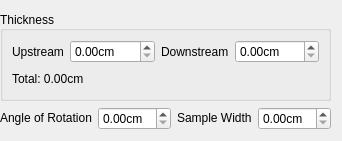
                         <widget class="QWidget" name="page_6">
                          <layout class="QVBoxLayout" name="verticalLayout_42">
                           <property name="leftMargin">
                            <number>0</number>
                           </property>
                           <item>
                            <widget class="QGroupBox" name="thicknessGroupBox_2">
                             <property name="styleSheet">
                              <string notr="true"/>
                             </property>
                             <property name="title">
                              <string>Thickness</string>
                             </property>
                             <property name="alignment">
                              <set>Qt::AlignLeading|Qt::AlignLeft|Qt::AlignVCenter</set>
                             </property>
                             <property name="flat">
                              <bool>false</bool>
                             </property>
                             <layout class="QVBoxLayout" name="verticalLayout_58">
                              <item>
                               <layout class="QHBoxLayout" name="horizontalLayout_84">
                                <item>
                                 <widget class="QLabel" name="upstreamLabel_4">
                                  <property name="text">
                                   <string>Upstream</string>
                                  </property>
                                 </widget>
                                </item>
                                <item>
                                 <widget class="ExponentialSpinBox" name="containerUpstreamSpinBox">
                                  <property name="sizePolicy">
                                   <sizepolicy hsizetype="Expanding" vsizetype="Fixed">
                                    <horstretch>0</horstretch>
                                    <verstretch>0</verstretch>
                                   </sizepolicy>
                                  </property>
                                  <property name="suffix">
                                   <string>cm</string>
                                  </property>
                                 </widget>
                                </item>
                                <item>
                                 <widget class="QLabel" name="downstreamLabel_4">
                                  <property name="text">
                                   <string>Downstream</string>
                                  </property>
                                 </widget>
                                </item>
                                <item>
                                 <widget class="ExponentialSpinBox" name="containerDownStreamSpinBox">
                                  <property name="sizePolicy">
                                   <sizepolicy hsizetype="Expanding" vsizetype="Fixed">
                                    <horstretch>0</horstretch>
                                    <verstretch>0</verstretch>
                                   </sizepolicy>
                                  </property>
                                  <property name="suffix">
                                   <string>cm</string>
                                  </property>
                                 </widget>
                                </item>
                               </layout>
                              </item>
                              <item>
                               <layout class="QHBoxLayout" name="horizontalLayout_55">
                                <item>
                                 <widget class="QLabel" name="totalContainerThicknessLabel">
                                  <property name="text">
                                   <string>Total: 0.00cm</string>
                                  </property>
                                 </widget>
                                </item>
                                <item>
                                 <spacer name="horizontalSpacer_9">
                                  <property name="orientation">
                                   <enum>Qt::Horizontal</enum>
                                  </property>
                                  <property name="sizeHint" stdset="0">
                                   <size>
                                    <width>40</width>
                                    <height>20</height>
                                   </size>
                                  </property>
                                 </spacer>
                                </item>
                               </layout>
                              </item>
                             </layout>
                            </widget>
                           </item>
                           <item>
                            <layout class="QHBoxLayout" name="horizontalLayout_60">
                             <property name="leftMargin">
                              <number>0</number>
                             </property>
                             <item>
                              <widget class="QLabel" name="angleOfRotationLabel_3">
                               <property name="sizePolicy">
                                <sizepolicy hsizetype="Preferred" vsizetype="Fixed">
                                 <horstretch>0</horstretch>
                                 <verstretch>0</verstretch>
                                </sizepolicy>
                               </property>
                               <property name="text">
                                <string>Angle of Rotation</string>
                               </property>
                              </widget>
                             </item>
                             <item>
                              <widget class="ExponentialSpinBox" name="containerAngleOfRotationSpinBox">
                               <property name="sizePolicy">
                                <sizepolicy hsizetype="Expanding" vsizetype="Fixed">
                                 <horstretch>0</horstretch>
                                 <verstretch>0</verstretch>
                                </sizepolicy>
                               </property>
                               <property name="suffix">
                                <string>cm</string>
                               </property>
                              </widget>
                             </item>
                             <item>
                              <widget class="QLabel" name="sampleWidthLabel_3">
                               <property name="sizePolicy">
                                <sizepolicy hsizetype="Preferred" vsizetype="Fixed">
                                 <horstretch>0</horstretch>
                                 <verstretch>0</verstretch>
                                </sizepolicy>
                               </property>
                               <property name="text">
                                <string>Sample Width</string>
                               </property>
                              </widget>
                             </item>
                             <item>
                              <widget class="ExponentialSpinBox" name="containerSampleWidthSpinBox">
                               <property name="sizePolicy">
                                <sizepolicy hsizetype="Expanding" vsizetype="Fixed">
                                 <horstretch>0</horstretch>
                                 <verstretch>0</verstretch>
                                </sizepolicy>
                               </property>
                               <property name="suffix">
                                <string>cm</string>
                               </property>
                              </widget>
                             </item>
                            </layout>
                           </item>
                          </layout>
                         </widget>
